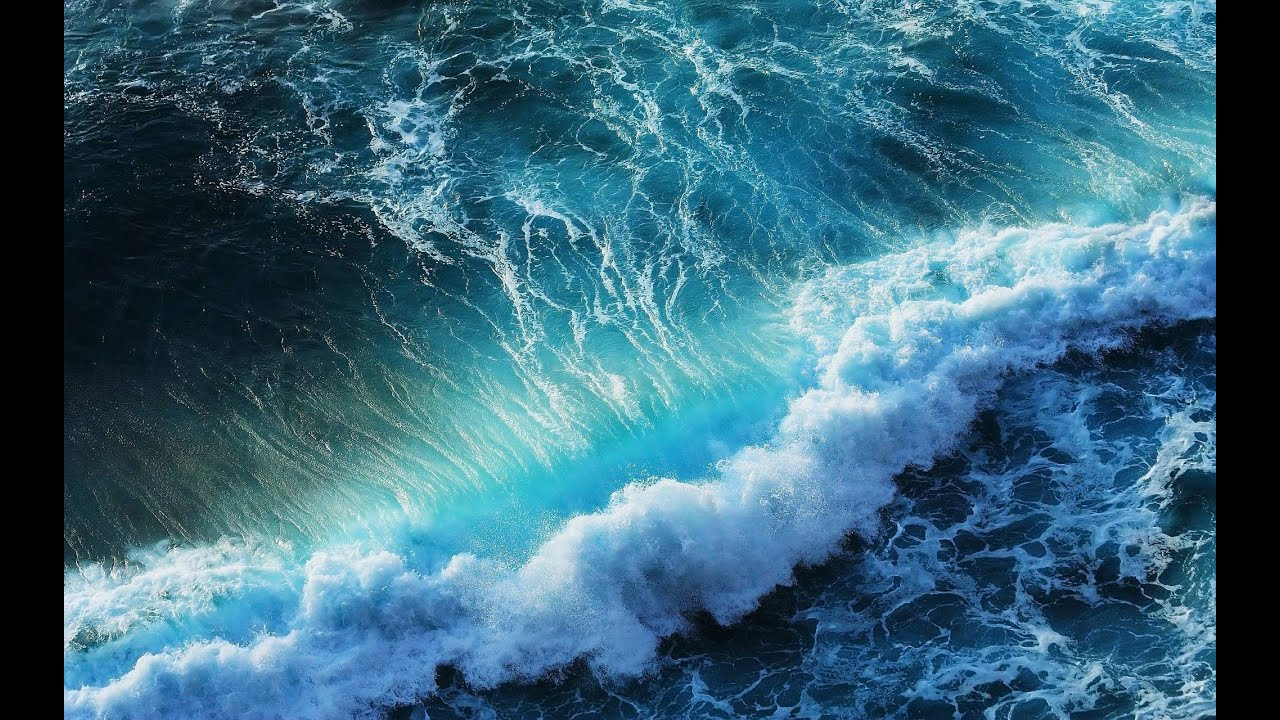
#> input picture ocean1.jpg, 1280 x 720 px
$ python app.py
#> lines starting #> are read from the running program, lines starting #| are printed output that depends on the picture
import time
import concurrent.futures
from PIL import Image, ImageFilter

img_names = [
    'ocean1.jpg',
    'ocean2.jpg',
    'ocean3.jpg',
    'ocean4.jpg',
    'ocean5.jpg',
    'ocean6.jpg',
    'ocean7.jpg',
    'ocean8.jpg',
    'ocean9.jpg',
    'ocean10.jpg',
    'sea1.jpg',
    'sea2.jpg',
    'sea3.jpg',
    'sea4.jpg',
    'sea5.jpg',
    'sea6.jpg',
    'sea7.jpg',
    'wave1.jpg',
    'wave2.jpg',
    'wave3.jpg',
    'wave4.jpg',
    'wave5.jpeg',
    'wave6.jpg',
    'wave7.jpg',
    'wave8.jpg',
    'wave9.jpg',
    'wave10.jpg'
]

t1 = time.perf_counter()

size = (300, 300)

###note::: can run only loop of multi process part

### for loop

for img_name in img_names:
    img = Image.open(img_name)
#> img is the input picture: PIL image 1280x720 RGB; mean R, G, B 57, 103, 123.7

    img = img.filter(ImageFilter.GaussianBlur(15))
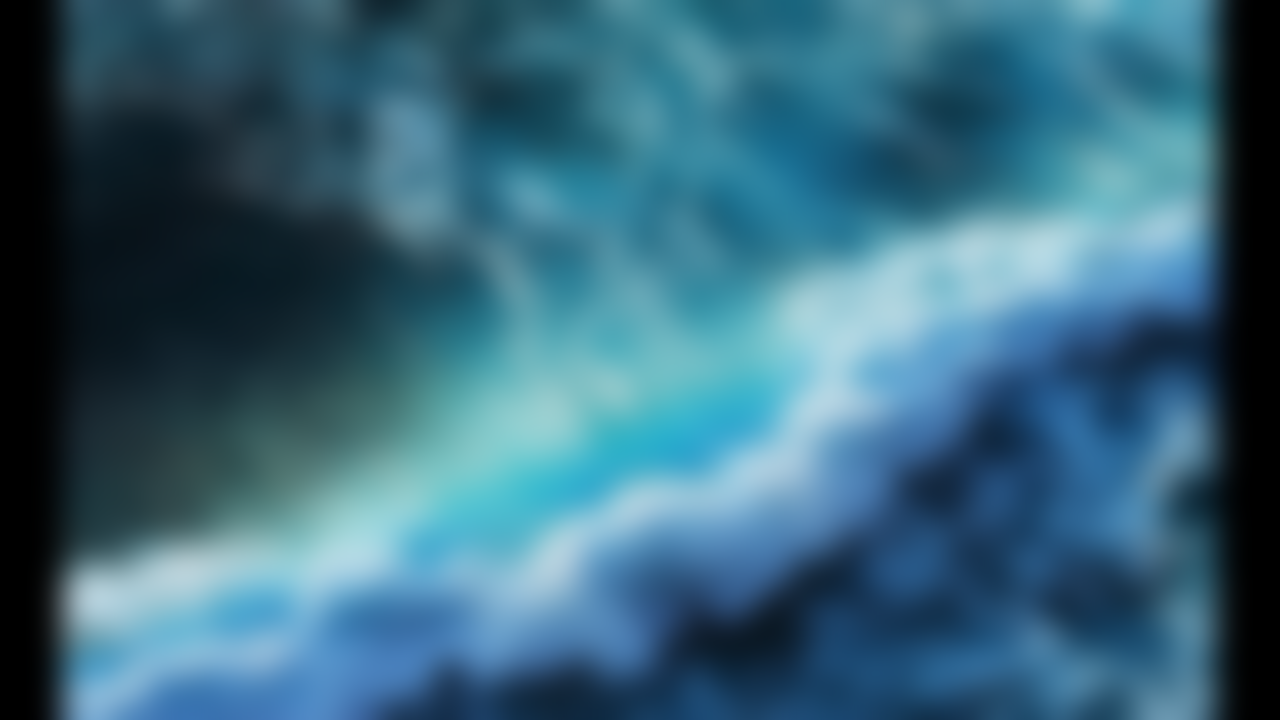
#> img: PIL image 1280x720 RGB; mean R, G, B 57, 103, 123.7

    img.thumbnail(size)
#> img: PIL image 300x169 RGB
    img.save(f'processed/{img_name}')
    print(f'{img_name} was processed...')
#> pass 2 of the loop `for img_name in img_names:`:
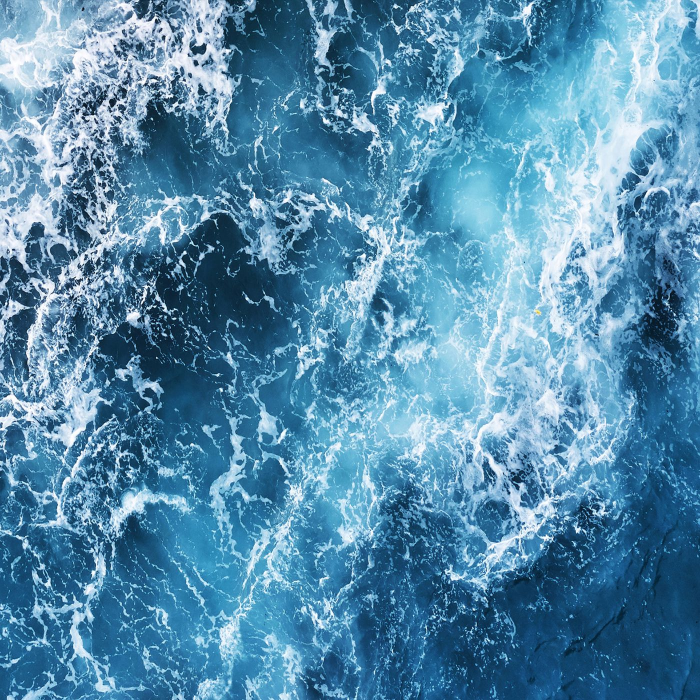
#> input picture ocean2.jpg, 1400 x 1400 px (shown at 1/2 size)
#> img is the input picture: PIL image 1400x1400 RGB; mean R, G, B 86.2, 139.5, 171.7
#> `img = img.filter(ImageFilter.GaussianBlur(15))`:
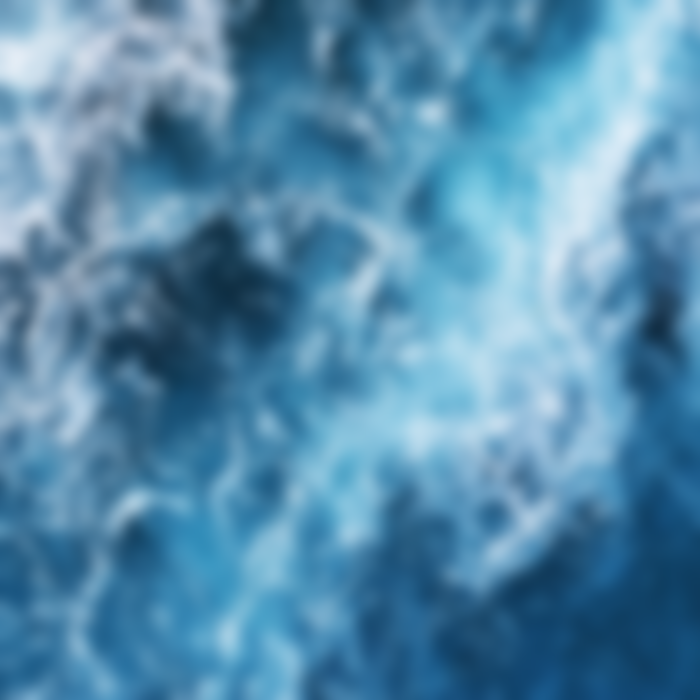
#> img: PIL image 1400x1400 RGB (shown at 1/2 size); mean R, G, B 86.2, 139.5, 171.7
#> `img.thumbnail(size)`:
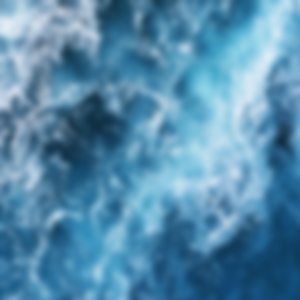
#> img: PIL image 300x300 RGB; mean R, G, B 86.4, 139.7, 171.8
#> pass 3 of the loop `for img_name in img_names:`:
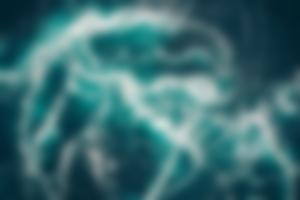
#> input picture processed/ocean3.jpg, 300 x 200 px, found by its file name
#> img is the input picture: PIL image 300x200 RGB; mean R, G, B 60.5, 109.6, 114.1
#> `img = img.filter(ImageFilter.GaussianBlur(15))`:
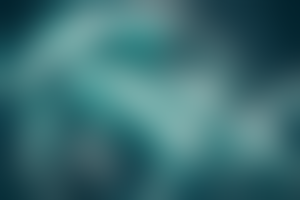
#> img: PIL image 300x200 RGB; mean R, G, B 59.9, 108.9, 113.5
#> (the run stopped early here; a loop or call above may not have finished)
